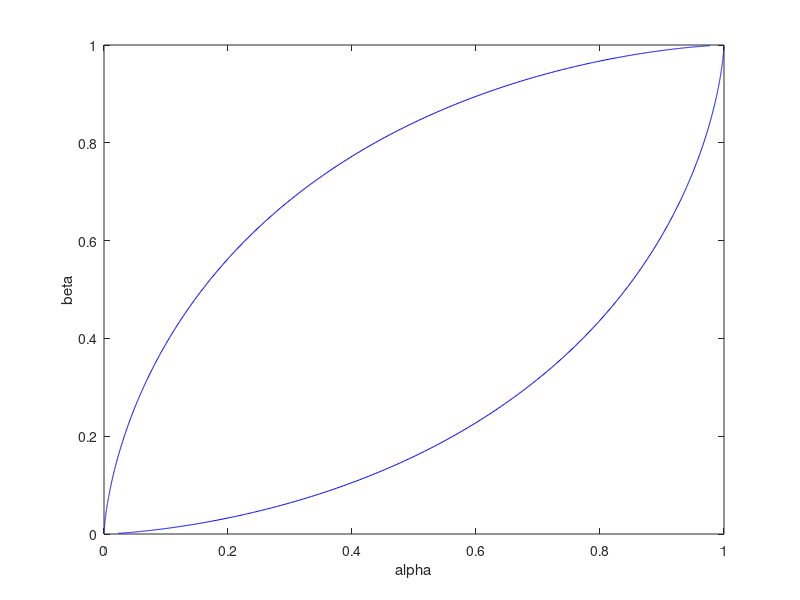
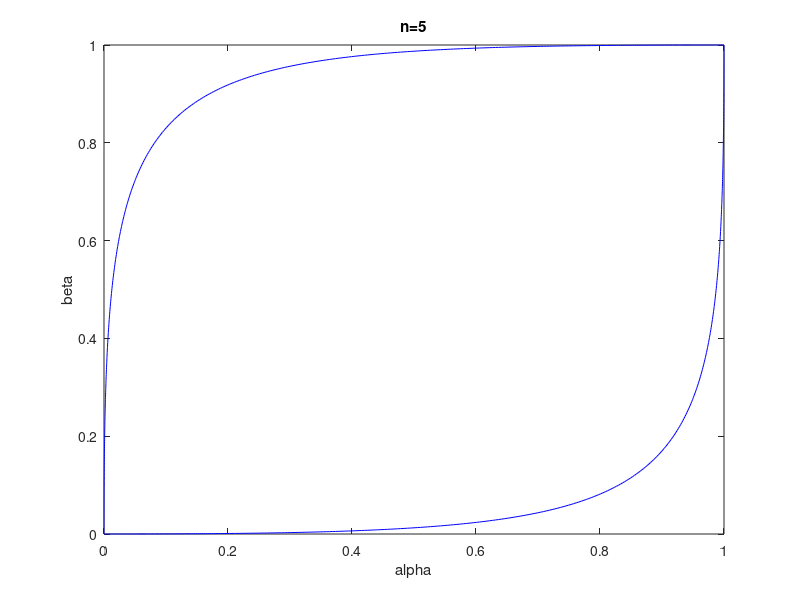
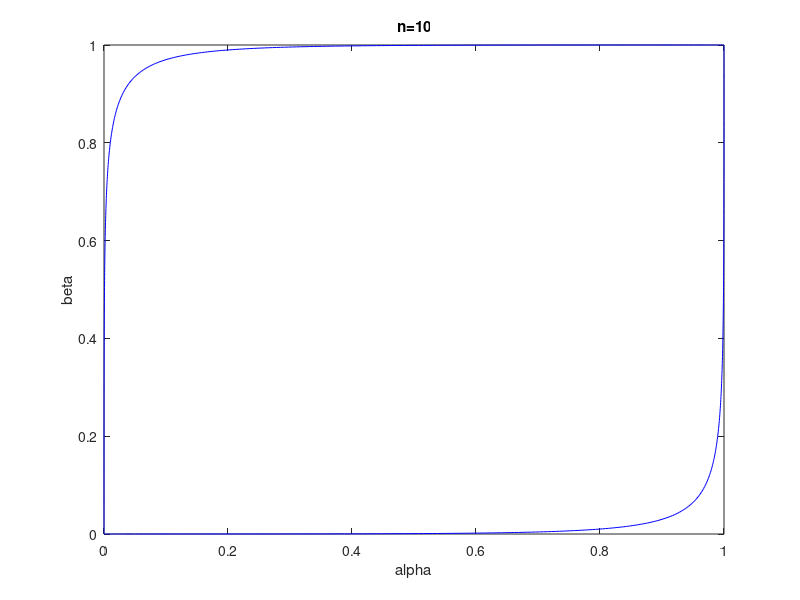
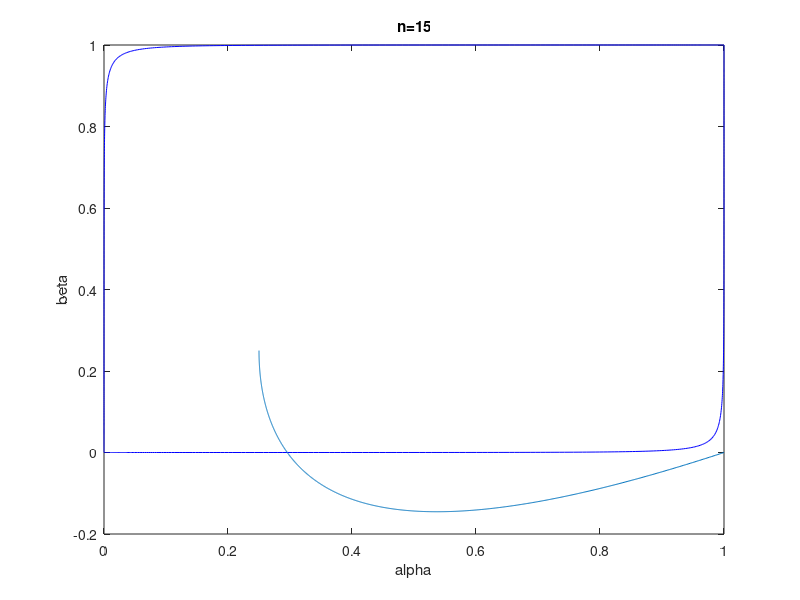

MATLAB code to generate these figures, in order:
%% Problem 2 part 1
mu = 1;
Q0 = @(x) 0.5 * (1 - erf(x/sqrt(2)));
Q1 = @(x) 0.5 * (1 - erf((x-mu)/sqrt(2)));

gamma = linspace(-2, 4, 1000);
alpha = Q0(gamma);
beta = Q1(gamma);

Area = abs(trapz(alpha, beta));
NM_region= 2*(Area-0.5);

plot(alpha, beta, 'b');
hold on
plot(1-alpha, 1-beta, 'b');
xlabel('alpha');
ylabel('beta');

%% Problem 2 part 2
cnt = 1;
mu = 1;

for n = [5, 10, 15]
    Q0 = @(x) 0.5 * (1 - erf(x/sqrt(2/n)));
    Q1 = @(x) 0.5 * (1 - erf((x-mu)/sqrt(2/n)));

    gamma = linspace(-2, 4, 1000);
    alpha = Q0(gamma);
    beta = Q1(gamma);

    Area = abs(trapz(alpha, beta));
    NM_region(cnt) = 2*(Area-0.5);

    figure;
    plot(alpha, beta, 'b');
    hold on
    plot(1-alpha, 1-beta, 'b');
    xlabel('alpha');
    ylabel('beta');
    title(['n=',num2str(n)])
    
    cnt = cnt + 1;
end

%% Problem 3 part 2
mu = 1;
theta = linspace(0,1,1000);

psi_theta = ((mu^2+theta.^2)./(2*mu)).^2;
E0 = psi_theta;
E1 = psi_theta - theta;
plot(E0, E1);